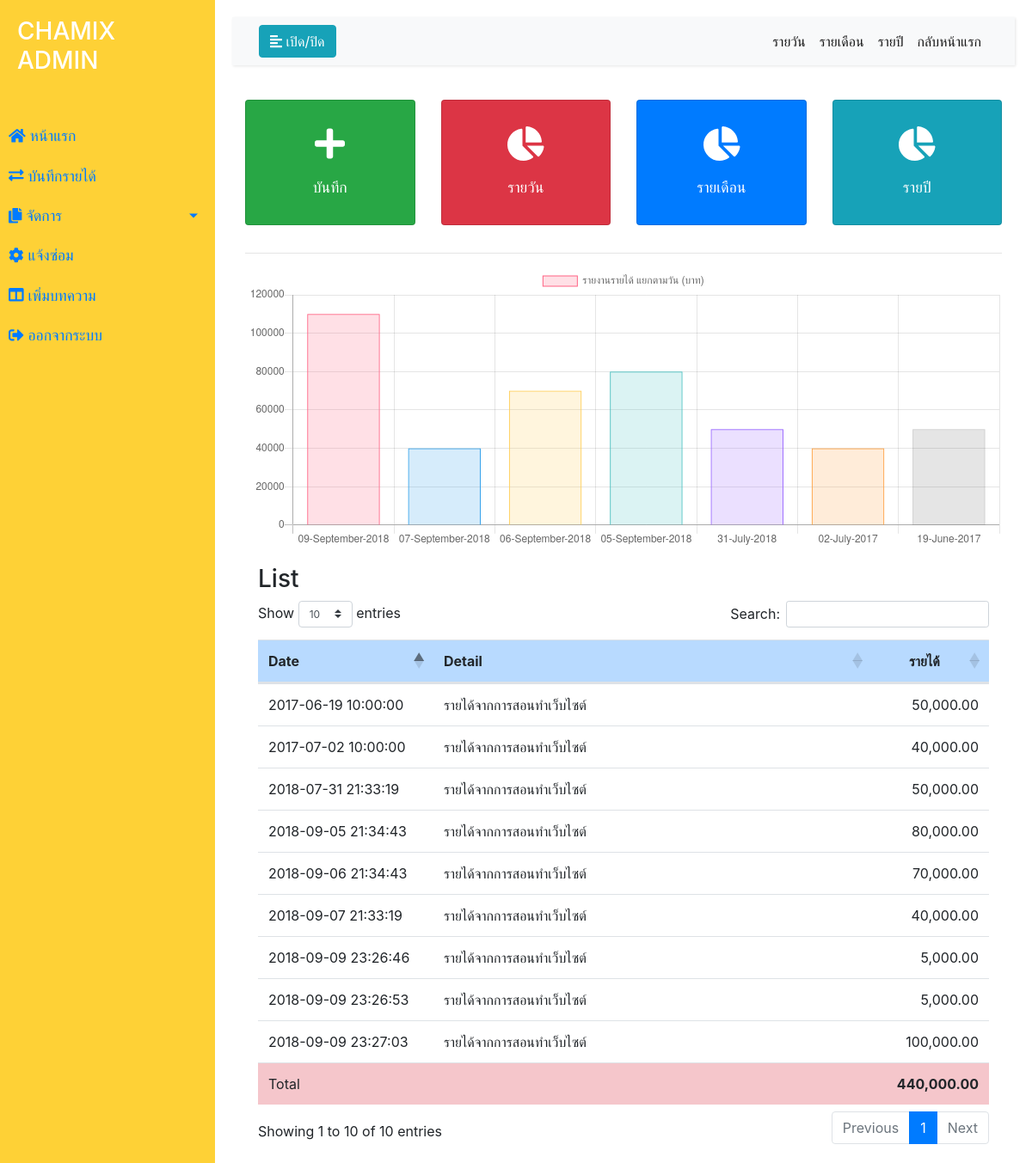
Page /admin/tranfer/index.php (signed in) on the committed database.
### tables this page shows
CREATE TABLE `tbl_income` (
  `id` int(11) NOT NULL,
  `detail` text NOT NULL,
  `amount` float(10,2) NOT NULL,
  `datesave` timestamp NOT NULL DEFAULT current_timestamp()
);

### admin/tranfer/r_daily.php (the view, shortened to what this page needs)
<html>
 <head>
  <link rel="stylesheet" href="https://cdnjs.cloudflare.com/ajax/libs/twitter-bootstrap/4.1.3/css/bootstrap.css">
  <link rel="stylesheet" href="https://cdn.datatables.net/1.10.20/css/dataTables.bootstrap4.min.css" />
 </head>
<div class="container">
    <div class="row">
        <div class="col-md-12">
            <?php
            $query = "
            SELECT detail,amount, SUM(amount) AS totol, DATE_FORMAT(datesave, '%d-%M-%Y') AS datesave
            FROM tbl_income
            GROUP BY DATE_FORMAT(datesave, '%d%')
            ORDER BY DATE_FORMAT(datesave, '%Y-%m-%d') DESC
            ";
            $resultchart = mysqli_query($con, $query);
            $datesave = array();
            $totol = array();
            while($rs = mysqli_fetch_array($resultchart)){
            $datesave[] = "\"".$rs['datesave']."\"";
            $totol[] = "\"".$rs['totol']."\"";
            }
            $datesave = implode(",", $datesave);
            $totol = implode(",", $totol);
            ?>
            <hr>
            <p align="center">
                <canvas id="myChart" width="800px" height="300px"></canvas>
                <script>
                var ctx = document.getElementById("myChart").getContext('2d');
                var myChart = new Chart(ctx, {
                type: 'bar',
                data: {
                labels: [<?php echo $datesave;?>
                ],
                datasets: [{
                label: 'รายงานรายได้ แยกตามวัน (บาท)',
                data: [<?php echo $totol;?>
                ],
                backgroundColor: [
                'rgba(255, 99, 132, 0.2)',
                'rgba(54, 162, 235, 0.2)',
                'rgba(255, 206, 86, 0.2)',
                'rgba(75, 192, 192, 0.2)',
                'rgba(153, 102, 255, 0.2)',
                'rgba(255, 159, 64, 0.2)'
                ],
                borderColor: [
                'rgba(255,99,132,1)',
                'rgba(54, 162, 235, 1)',
                'rgba(255, 206, 86, 1)',
                'rgba(75, 192, 192, 1)',
                'rgba(153, 102, 255, 1)',
                'rgba(255, 159, 64, 1)'
                ],
                borderWidth: 1
                }]
                },
                options: {
                scales: {
                yAxes: [{
                ticks: {
                beginAtZero:true
                }
                }]
                }
                }
                });
                </script>
            </p>
            <div class="col-sm-12">
                <h3>List</h3>
                <table id="example" class="table table-hover" cellpadding="0"  cellspacing="0" align="center">
                    <thead>
                        <tr class="table-primary">
                            <th width="20%">Date</th>
                            <th width="50%">Detail</th>
                            <th width="10%"><center>รายได้</center></th>
                        </tr>
                    </thead>
                    <?php
		   $sql = "
            SELECT * FROM tbl_income
            ORDER BY id ASC
            ";
            $result2 = mysqli_query($con, $sql);
					while($row2 = mysqli_fetch_array($result2)) {
					?>
                    <tr>
                        <td><?php echo $row2['datesave'];?></td>
                        <td><?php echo $row2['detail'];?></td>
                        <td align="right"><?php echo number_format($row2['amount'],2);?></td>
                    </tr>
                    <?php
                    @$amount_total += $row2['amount'];
                    }
                    ?>
                    <tr class="table-danger">
                         <td align="left">Total</td>
                        <td align="center"></td>
                        <td align="right"><b>
                        <?php echo number_format($amount_total,2);?></b></td></td>
                    </tr>
                </table>
            </div>
        </div>
    </div>
</div>
</html>

### admin/style4.css (style rules this page uses)
body { font-family: 'Poppins', sans-serif; background: #fafafa; }
p { font-family: 'Poppins', sans-serif; font-size: 1.1em; font-weight: 300; line-height: 1.7em; color: #999; }

### rows in the picture
tbl_income: datesave "2018-07-31 21:33:19", detail "รายได้จากการสอนทำเว็บไซต์", amount "50,000.00"
tbl_income: datesave "2018-09-07 21:33:19", detail "รายได้จากการสอนทำเว็บไซต์", amount "40,000.00"
tbl_income: datesave "2018-09-06 21:34:43", detail "รายได้จากการสอนทำเว็บไซต์", amount "70,000.00"
tbl_income: datesave "2018-09-05 21:34:43", detail "รายได้จากการสอนทำเว็บไซต์", amount "80,000.00"
tbl_income: datesave "2017-07-02 10:00:00", detail "รายได้จากการสอนทำเว็บไซต์", amount "40,000.00"
tbl_income: datesave "2017-06-19 10:00:00", detail "รายได้จากการสอนทำเว็บไซต์", amount "50,000.00"
tbl_income: datesave "2018-09-09 23:26:46", detail "รายได้จากการสอนทำเว็บไซต์", amount "5,000.00"
tbl_income: datesave "2018-09-09 23:26:53", detail "รายได้จากการสอนทำเว็บไซต์", amount "5,000.00"
tbl_income: datesave "2018-09-09 23:27:03", detail "รายได้จากการสอนทำเว็บไซต์", amount "100,000.00"

### other values in the picture
$amount_total "440,000.00"
chart data {{ $totol }} "110000.00","40000.00","70000.00","80000.00","50000.00","40000.00","50000.00"
